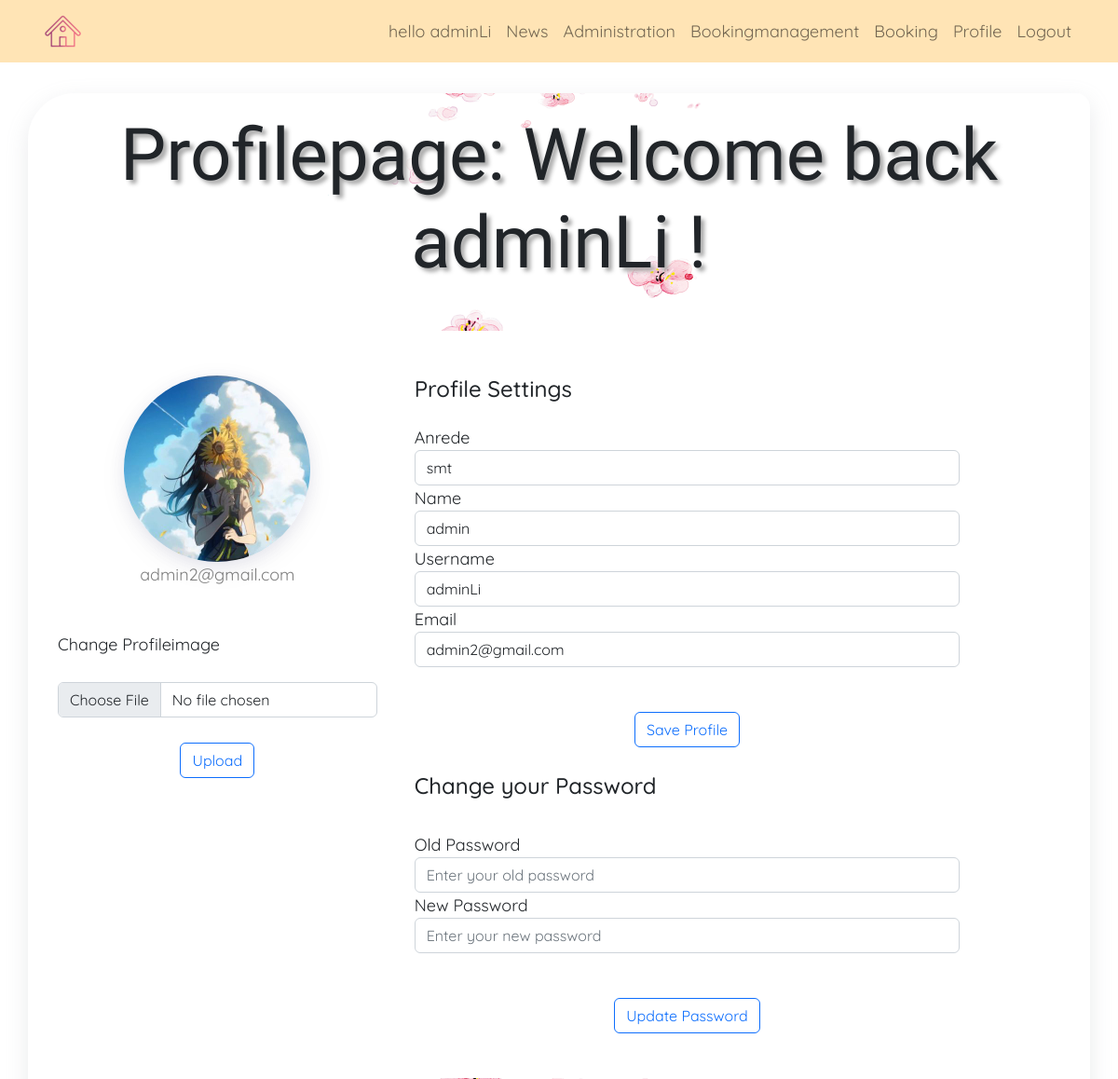
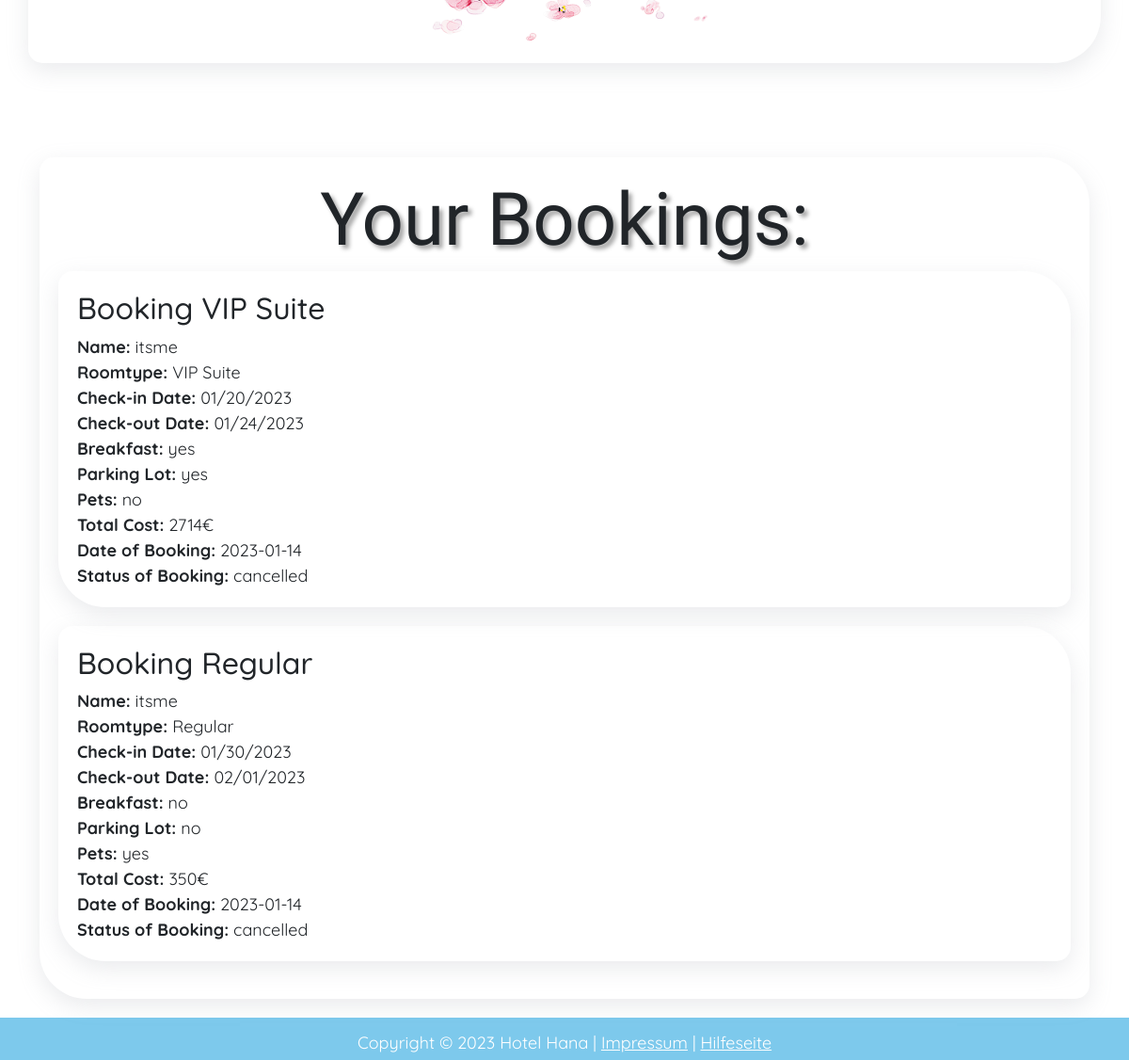
/index.php?page=profile (signed in), run on the app's committed database (2 pictures, top to bottom).
### tables this page shows
CREATE TABLE `users` (
  `usersId` int(11) NOT NULL,
  `usersAnrede` varchar(128) DEFAULT NULL,
  `usersName` varchar(128) NOT NULL,
  `usersEmail` varchar(128) NOT NULL,
  `usersUid` varchar(128) NOT NULL,
  `usersPwd` varchar(128) NOT NULL,
  `user_type` varchar(11) NOT NULL DEFAULT 'user',
  `user_status` varchar(128) NOT NULL DEFAULT 'active',
  `filename` varchar(125) DEFAULT 'notset'
);

CREATE TABLE `reservations` (
  `id` int(11) NOT NULL,
  `name` varchar(100) NOT NULL,
  `room` varchar(100) NOT NULL,
  `sdate` varchar(100) NOT NULL,
  `edate` varchar(100) NOT NULL,
  `extra1` int(11) DEFAULT NULL,
  `extra2` int(11) DEFAULT NULL,
  `extra3` int(11) DEFAULT NULL,
  `cost` int(250) NOT NULL,
  `userId` int(11) NOT NULL,
  `date` date NOT NULL DEFAULT current_timestamp(),
  `status` varchar(250) NOT NULL DEFAULT 'new'
);

### include/functions.inc.php (called while the page is built, shortened)
<?php
function isAdmin()
{
	include 'config/dbacess.php';
$currentUser = $_SESSION['useruid'];
$usersql = "SELECT * FROM users WHERE usersUid ='$currentUser'";
$gotResuslts = mysqli_query($conn, $usersql);
if ($gotResuslts) {
  if (mysqli_num_rows($gotResuslts) > 0) {
	while ($row = mysqli_fetch_array($gotResuslts)) {
	  if ($row['user_type'] === "admin"){
		return true;
	  }
	  else {
		return false;
	  }
	}
}
}
}
function isLoggedIn()
{
	if (isset($_SESSION["useruid"])) {
		return true;
	}else{
		return false;
	}
}

### include/reservierung.php (the view)
<?php
$currentUserid = $_SESSION['userid'];
$usersql1 = "SELECT * FROM reservations WHERE userId = '$currentUserid'";
$gotResuslts = mysqli_query($conn,$usersql1);
if ($gotResuslts) {
    if (mysqli_num_rows($gotResuslts) > 0) {
        while ($row = mysqli_fetch_array($gotResuslts)) {
            echo "<div id = 'box1' class = 'container'>";
            echo "<h2> Booking ". $row['room']."</br></h2>";
            echo "<b>Name:</b> ".$row['name']."</br>";
            echo "<b>Roomtype: </b> ". $row['room']."</br>";
            echo "<b>Check-in Date: </b>". $row['sdate']."</br>";
            echo "<b>Check-out Date: </b>" . $row['edate']. "</br>";
            echo "<b>Breakfast: </b>";
            if(!$row['extra1'] == NULL){
                echo "yes ";
            }
            else {
                echo "no ";
            }
            echo "</br> <b>Parking Lot: </b>";
                if(!$row['extra2'] == NULL){
                echo "yes ";
            }
            else {
                echo "no ";
            }
            echo "</br> <b>Pets: </b>";
            if(!$row['extra3'] == NULL){
                echo "yes";
            }
            else {
                echo "no ";
            }
            echo "</br><b>Total Cost: </b>" . $row['cost'] . "€</br>";
            echo "<b>Date of Booking: </b>" . $row['date'] . "</br>";
            echo "<b>Status of Booking: </b>" . $row['status'] . "</br>";
            echo "</div>";
        }
    }
}
            ?>

### include/Header.php (shortened to what this page needs)
<?php
include_once 'include/functions.inc.php';
?>
<!DOCTYPE html>
<html lang="en">
<head>
  <link href="https://cdn.jsdelivr.net/npm/bootstrap@5.2.2/dist/css/bootstrap.min.css" rel="stylesheet"
>
  <link rel="stylesheet" href="res/css/myStyle.css">
    <link rel="stylesheet" href="https://cdnjs.cloudflare.com/ajax/libs/bootstrap-datepicker/1.9.0/css/bootstrap-datepicker.standalone.min.css">
</head>
<body>

### index.php (shortened to what this page needs)
<?php
include_once 'config/dbacess.php';
include_once 'include/functions.inc.php';
    include_once 'include/Header.php';
    if (isLoggedIn() === true){
      include_once 'include/navbaruser.php';
    }
    else {
      include_once 'include/navbarguest.php';
    }
    include_once 'include/navigation.php';
    include_once 'include/Footer.php';
?>

### include/navbaruser.php (shortened to what this page needs)
<nav id="navbar" class="navbar navbar-expand-lg fixed-top" >
    <div class="container d-flex align-items-center">
      <a href="index.php" class="logo"><img src="res/img/home.png" alt="" class="img-fluid"></a>
      <div class="collapse navbar-collapse" id="navmenu2">
        <ul class="navbar-nav ms-auto">
          <li class="nav-item">
            <a href="#Rooms" class="nav-link">Rooms</a>
          </li>
          <li class="nav-item">
            <a href="#Questions" class="nav-link">Infos</a>
          </li>
          <li class="nav-item">
            <a href="#Contact" class="nav-link">Contact</a>
          </li>
          <li class="nav-item">
            <a href='index.php?page=news' class="nav-link">News</a>
          </li>
          <?php
          if (isAdmin() === true){
            echo "<li class='nav-item'>
                  <a href='index.php?page=admin' class='nav-link'>Administration</a>
                </li>
                <li class='nav-item'>
                <a href='index.php?page=adminbook' class='nav-link'>Bookingmanagement</a>
              </li>";
          }
          ?>
          <li class="nav-item">
            <a href='index.php?page=profile' class="nav-link">Profile</a>
          </li>
          <li class="nav-item">
            <a href='index.php?page=logout' class="nav-link">Logout</a>
          </li>
        </ul>
      </div>
    </div>
  </nav>

### include/navigation.php (shortened to what this page needs)
<?php
switch($_GET['page']){
    case "profile":
      include "include/profile.php";
      include "include/navbarlogin.php";
      break;
  }
?>

### include/profile.php (shortened to what this page needs)
<section id="profile" class="d-flex align-items-center">
<div id = "box2" class="container">
<?php
$currentUser = $_SESSION['useruid'];
$usersql = "SELECT * FROM users WHERE usersUid ='$currentUser'";
$gotResuslts = mysqli_query($conn,$usersql);
if (mysqli_num_rows($gotResuslts) > 0) {
    $row = mysqli_fetch_array($gotResuslts);
}
    ?>
   <h1> Profilepage: Welcome back <?php echo $currentUser; ?> !</h1>
   <div class="container rounded bg-white mt-5 mb-5">
    <div class="row">
        <div class="col-md-4 border-right">
            <div class="d-flex flex-column align-items-center text-center p-3 py-5">
        <?php
        if ($row['filename'] === 'notset'){
            echo "<img class='picture' src='res/img/totoro.png'>";
        }
        else {
            echo "<img class='picture' src='uploads/userid/" . $row['filename'] . "'>";
        }
        ?>
               <span class="font-weight-bold"> </span><span class="text-black-50"> <?php echo $row['usersEmail'] ?> </span><span> </span></div>
               <label class="labels"> Change Profileimage </label>
            <form method="POST" action="" enctype="multipart/form-data">
            <div class="form-group"></br>
                <input class="form-control" type="file" name="uploadfile" value=""  required/>
            </div></br>
            <div class="mb-3 text-center form-group">
                <button class="btn btn-outline-primary" type="submit" name="upload">Upload</button>
            </div>
        </form>
        </div>
        <div class="col-md-7 border-right">
            <div class="p-3 py-5">
                <div class="d-flex just   ify-content-between align-items-center mb-3">
                    <h4 class="text-right">Profile Settings</h4>
      </div>
      <form action = "" method = "post">
                <label class="labels">Anrede</label>
                <div class="form-group">
                    <input type="text" name="updateAnrede" class="form-control" value="<?php echo $row['usersAnrede']; ?>">
                </div>
                <label class="labels">Name</label>
                <div class="form-group">
                    <input type="text" name="updateName" class="form-control" value="<?php echo $row['usersName']; ?>">
                    </div>
                <label class="labels">Username</label>
                <div class="form-group">
                  <input type="text" name="updateUserName" class="form-control" value="<?php echo $row['usersUid']; ?>">
                  </div>
               <label class="labels">Email</label>
               <div class="form-group">
                  <input type="email" name="userEmail" class="form-control" value="<?php echo $row['usersEmail']; ?>">
                  </div>
                  <div class="mt-5 text-center form-group">
                    <button class="btn btn-outline-primary profile-button" type="submit" name="update" value="sbumit">Save Profile</button></div>
            </form>
      <h4 class="text-right">Change your Password</h4></br>
            <form action = "" method = "post">
            <label class="labels">Old Password</label>
               <div class="form-group">
                  <input type="password" name="oldPw" class="form-control" placeholder = "Enter your old password">
                  </div>
                  <label class="labels">New Password</label>
               <div class="form-group">
                  <input type="password" name="newPw" class="form-control" placeholder = "Enter your new password">
                  </div>
                  <div class="mt-5 text-center form-group">
                    <button class="btn btn-outline-primary profile-button" type="submit" name="updatePw" value="sbumit">Update Password</button></div>
        </div>
    </div>
</div>
</div>
</section>
<section id="profile" class="container">
    <div id = "box1">
        <h1> Your Bookings: </h1>
<?php
include 'reservierung.php';
?>
</div>
</section>

### include/navbarlogin.php (shortened to what this page needs)
<nav id="navbar" class="navbar navbar-expand-lg fixed-top" >
    <div class="container d-flex align-items-center">
      <a href="index.php" class="logo"><img src="res/img/home.png" alt="" class="img-fluid"></a>
      <div class="collapse navbar-collapse" id="navmenu1">
        <ul class="navbar-nav ms-auto">
          <?php
          if(isLoggedIn() === true)
          {
            echo "<li class ='nav-item'> <a class='nav-link'> hello ". $_SESSION["useruid"] ." </a> </li>
            <li class='nav-item'>
            <a href='index.php?page=news' class='nav-link'>News</a>
          </li>";
          if (isAdmin() === true){
            echo "<li class='nav-item'>
                  <a href='index.php?page=admin' class='nav-link'>Administration</a>
                </li>
                <li class='nav-item'>
                <a href='index.php?page=adminbook' class='nav-link'>Bookingmanagement</a>
              </li>";
          }
         echo"
         <li class='nav-item'>
         <a href='index.php?page=booknow' class='nav-link'>Booking</a>
       </li>
          <li class='nav-item'>
            <a href='index.php?page=profile' class='nav-link'>Profile</a>
          </li>
          <li class='nav-item'>
            <a href='index.php?page=logout' class='nav-link'>Logout</a>
          </li>
          ";
          }
          ?>
        </ul>
      </div>
    </div>
  </nav>

### include/Footer.php (shortened to what this page needs)
<footer id = "footer" class ="text-center">
    <div class = "container">
    <div class="row mt-2">
          <div class="col-md-12">Copyright &copy; 2023 Hotel Hana |
            <a href = "index.php?page=impressum">Impressum</a>
            | <a href = "index.php?page=help"> Hilfeseite </a></div>
          </div>
    </div>
  </footer>
</body>
</html>

### res/css/myStyle.css (style rules this page uses)
body { min-height: 100vh; display: flex; flex-direction: column; background-image: url('../img/blue07.png'); background-attachment: fixed; background-repeat: no-repeat; background-position: right; font-family: 'Quicksand', sans-serif; font-size: 18px; }
a { color: rgb(255, 255, 255); }
h1 { text-align: center; font-family: 'Tangerine', serif; font-size: 78px; text-shadow: 4px 4px 4px #aaa; }
.navbar { background: #FFE4B5; }
html { scroll-padding-top:35px; }
#footer { margin-top: auto; padding-top: 5px; padding-bottom: 5px; opacity: 0.70; color: #fff; background: #47b2e4; }
#profile { padding-top: 100px; background-repeat: no-repeat; background-position: left; }
#box2 { border-radius: 50px 15px; background-image: url('../img/petals2.png'); background-attachment: fixed; background-position: left; box-shadow: rgba(149, 157, 165, 0.2) 0px 8px 24px; display: block; margin-left: auto; margin-right: auto; padding: 20px; }
#box1 { border-radius: 15px 50px; background-image: url('../img/petals2.png'); background-attachment: fixed; background-position: right; background-repeat: no-repeat; box-shadow: rgba(149, 157, 165, 0.2) 0px 8px 24px; display: block; margin-bottom: 20px; padding-bottom: 80px; padding-right: 100px; padding-left: 100px; margin-left: auto; margin-right: auto; padding: 20px; }
.picture { width: 200px; height: 200px; border-radius: 50%; box-shadow: rgba(80, 80, 161, 0.1) 0px 4px 16px, rgba(17, 17, 26, 0.05) 0px 8px 32px; }

### data on the page
users: filename (picture), usersEmail "admin2@gmail.com", updateAnrede "smt", updateName "admin", updateUserName "adminLi", userEmail "admin2@gmail.com"
reservations: room "VIP Suite", name "itsme", sdate "01/20/2023", edate "01/24/2023", extra1 "yes", extra2 "yes", shows "no", cost "2714", date "2023-01-14", status "cancelled"
reservations: room "Regular", name "itsme", sdate "01/30/2023", edate "02/01/2023", shows "no", extra3 "yes", cost "350", date "2023-01-14", status "cancelled"

### other printed values
$currentUser "adminLi"
$_SESSION["useruid"] "adminLi"
